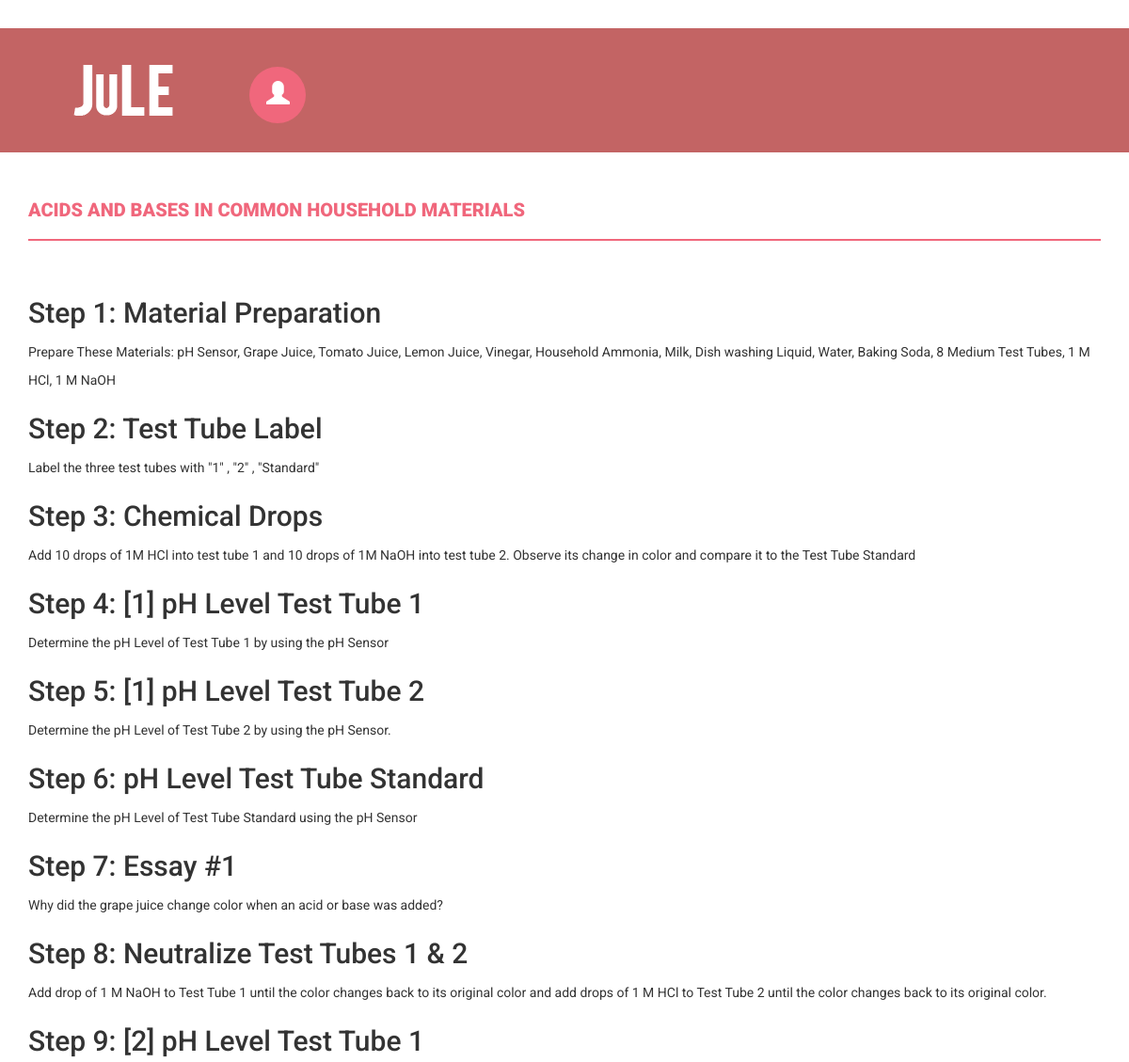
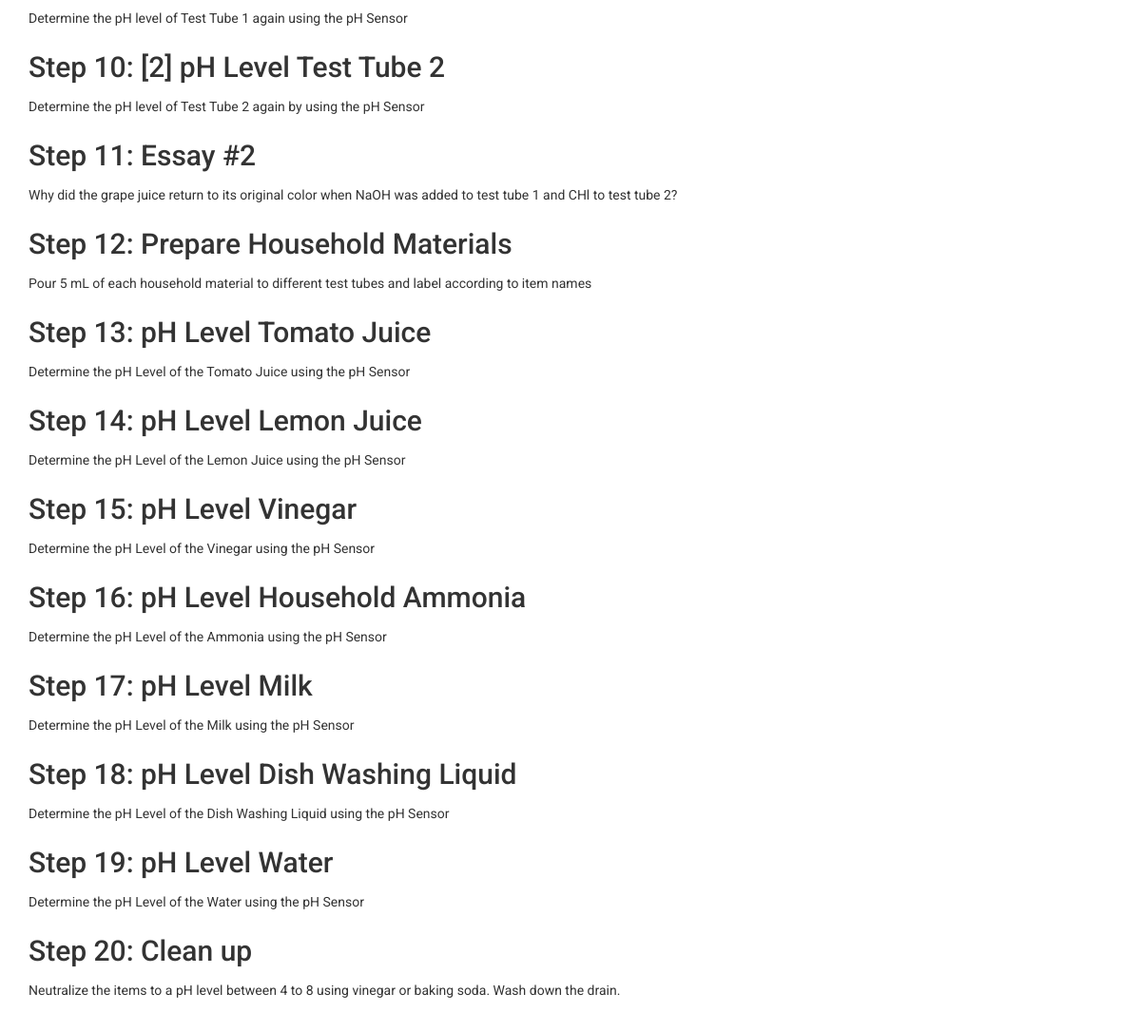
Page /home/lab_activity/?id=1 on the committed database (2 pictures, top to bottom).
### myapp/models.py (models this page shows, shortened)
class LabActivity(models.Model):
	labid = models.IntegerField(primary_key=True)
	labname = models.CharField(unique=True, max_length=100)
	labsummary = models.TextField(blank=True, null=True)
	numprocedures = models.IntegerField()
	hidden = models.BooleanField()
	selected = models.BooleanField()
	maximumpoint = models.FloatField()

class LabProcedure(models.Model):
	procedureid = models.IntegerField(primary_key=True)
	labid = models.ForeignKey(LabActivity, models.DO_NOTHING)
	sensorid = models.ForeignKey(Sensors, models.DO_NOTHING, blank=True, null=True)
	stepnum = models.IntegerField()
	procedurename = models.CharField(max_length=100, null=False)
	proceduredesc = models.TextField()
	minvalue = models.IntegerField(blank=True, null=True)
	maxvalue = models.IntegerField(blank=True, null=True)

### myapp/views.py (the view)
# urls.py: url(r'^home/lab_activity/$', views.lab_activity, name='lab_activity'),
def lab_activity(request):
	if request.method=='GET':
		id = request.GET.get('id')
	template = loader.get_template('student_labactivity.html')
	context = {
		'labprocedures': LabProcedure.objects.filter(labid=id),
		'labactivities': LabActivity.objects.filter(pk=id)
	}
	return HttpResponse(template.render(context, request))

### myapp/templates/student_labactivity.html (shortened to what this page needs)
﻿{% load static %}
<!DOCTYPE html>
<html xmlns="http://www.w3.org/1999/xhtml">
<head>
    <link href="{% static 'css/bootstrap.css' %}" rel="stylesheet" />
    <link href="{% static 'css/font-awesome.css' %}" rel="stylesheet" />
    <link href="{% static 'css/style.css' %}" rel="stylesheet" />
    <link href="{% static 'css/smart_wizard.css' %}" rel="stylesheet" type="text/css" />
    <link href="{% static 'css/smart_wizard_theme_circles.css' %}" rel="stylesheet" type="text/css" />
    <link href="{% static 'css/smart_wizard_theme_arrows.css' %}" rel="stylesheet" type="text/css" />
    <link href="{% static 'css/smart_wizard_theme_dots.css' %}" rel="stylesheet" type="text/css" />
</head>
<body>
    <div class="navbar navbar-inverse set-radius-zero">
        <div class="container">
            <div class="navbar-header">
                <a class="navbar-brand" href="{% url 'home' %}">
                    <img src="{% static 'img/logo1.png' %}" />
                </a>
            </div>
            <div class="left-div">
                <div class="user-settings-wrapper">
                    <ul class="nav">
                        <li class="dropdown">
                            <a class="dropdown-toggle" data-toggle="dropdown" href="#" aria-expanded="false">
                                <span class="glyphicon glyphicon-user" style="font-size: 25px;"></span>
                            </a>
                        </li>
                    </ul>
                </div>
            </div>
        </div>
    </div>
    <div class="content-wrapper">
        <div class="container">
            <div class="row">
                <div class="col-md-12">
                    {% for labactivity in labactivities %}
                    <h4 class="page-head-line">{{ labactivity.labname }}</h4>
                    {% endfor %}
                </div>
            </div>
            <div>
                {% for labprocedure in labprocedures %}
                <div id="step-{{ labprocedure.stepnum }}" class="">
                    <h2>Step {{labprocedure.stepnum}}: {{ labprocedure.procedurename }}</h2>
                    {{ labprocedure.proceduredesc }}
                </div>
                {% endfor %}
            </div>
        </div>
    </div>
</body>
</html>

### myapp/static/css/style.css (style rules this page uses)
body { font-family: 'Roboto', sans-serif; line-height: 30px; }
.set-radius-zero { border-radius: 0px; -moz-border-radius: 0px; -webkit-border-radius: 0px; }
.content-wrapper { margin-top: 40px; min-height: 100%; padding-bottom: 60px; }
.page-head-line { font-weight: 900; padding-bottom: 20px; border-bottom: 2px solid #F0677C; text-transform: uppercase; color: #F0677C; font-size: 20px; margin-bottom: 40px; }
.left-div { padding-left: 30px; margin-top: 40px; margin-bottom: 30px; }
.navbar-brand { width: 250px; padding-top: 30px; }
.user-settings-wrapper .nav > li > a { position: relative; display: block; padding: 15px 18px; border-radius: 50%; -webkit-border-radius: 50%; -moz-border-radius: 50%; height: 60px; width: 60px; background-color: #F0677C; color: #fff; }
.user-settings-wrapper { margin-top: 10px; }
.user-settings-wrapper li { display: inline-block; }
.navbar-inverse { background-color: #C36464; border-color: transparent; }
.navbar { margin-bottom: 0px; }

### rows in the picture
LabActivity: labname "ACIDS AND BASES IN COMMON HOUSEHOLD MATERIALS"
LabProcedure: stepnum "1", procedurename "Material Preparation", proceduredesc "Prepare These Materials: pH Sensor, Grape Juice, Tomato Juice, Lemon Juice, Vinegar, Household Ammonia, Milk, Dish washing Liquid, Water, Baking Soda, 8 Medium Test Tubes, 1 M HCl, 1 M NaOH"
LabProcedure: stepnum "2", procedurename "Test Tube Label", proceduredesc "Label the three test tubes with \"1\" , \"2\" , \"Standard\""
LabProcedure: stepnum "3", procedurename "Chemical Drops", proceduredesc "Add 10 drops of 1M HCl into test tube 1 and 10 drops of 1M NaOH into test tube 2. Observe its change in color and compare it to the Test Tube Standard"
LabProcedure: stepnum "4", procedurename "[1] pH Level Test Tube 1", proceduredesc "Determine the pH Level of Test Tube 1 by using the pH Sensor"
LabProcedure: stepnum "5", procedurename "[1] pH Level Test Tube 2", proceduredesc "Determine the pH Level of Test Tube 2 by using the pH Sensor."
LabProcedure: stepnum "6", procedurename "pH Level Test Tube Standard", proceduredesc "Determine the pH Level of Test Tube Standard using the pH Sensor"
LabProcedure: stepnum "7", procedurename "Essay #1", proceduredesc "Why did the grape juice change color when an acid or base was added?"
LabProcedure: stepnum "8", procedurename "Neutralize Test Tubes 1 & 2", proceduredesc "Add drop of 1 M NaOH to Test Tube 1 until the color changes back to its original color and add drops of 1 M HCl to Test Tube 2 until the color changes back to its original color."
LabProcedure: stepnum "9", procedurename "[2] pH Level Test Tube 1", proceduredesc "Determine the pH level of Test Tube 1 again using the pH Sensor"
LabProcedure: stepnum "10", procedurename "[2] pH Level Test Tube 2", proceduredesc "Determine the pH level of Test Tube 2 again by using the pH Sensor"
LabProcedure: stepnum "11", procedurename "Essay #2", proceduredesc "Why did the grape juice return to its original color when NaOH was added to test tube 1 and CHl to test tube 2?"
LabProcedure: stepnum "12", procedurename "Prepare Household Materials", proceduredesc "Pour 5 mL of each household material to different test tubes and label according to item names"
LabProcedure: stepnum "13", procedurename "pH Level Tomato Juice", proceduredesc "Determine the pH Level of the Tomato Juice using the pH Sensor"
LabProcedure: stepnum "14", procedurename "pH Level Lemon Juice", proceduredesc "Determine the pH Level of the Lemon Juice using the pH Sensor"
LabProcedure: stepnum "15", procedurename "pH Level Vinegar", proceduredesc "Determine the pH Level of the Vinegar using the pH Sensor"
LabProcedure: stepnum "16", procedurename "pH Level Household Ammonia", proceduredesc "Determine the pH Level of the Ammonia using the pH Sensor"
LabProcedure: stepnum "17", procedurename "pH Level Milk", proceduredesc "Determine the pH Level of the Milk using the pH Sensor"
LabProcedure: stepnum "18", procedurename "pH Level Dish Washing Liquid", proceduredesc "Determine the pH Level of the Dish Washing Liquid using the pH Sensor"
LabProcedure: stepnum "19", procedurename "pH Level Water", proceduredesc "Determine the pH Level of the Water using the pH Sensor"
LabProcedure: stepnum "20", procedurename "Clean up", proceduredesc "Neutralize the items to a pH level between 4 to 8 using vinegar or baking soda. Wash down the drain."
